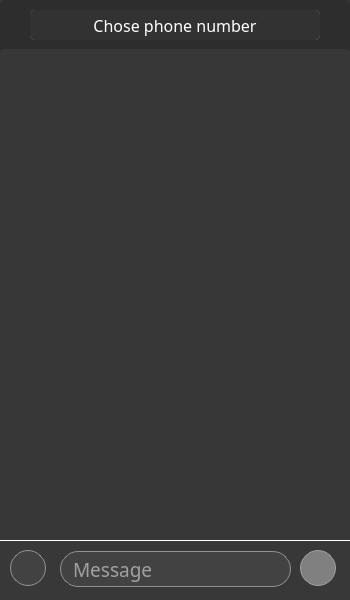
<?xml version="1.0" encoding="UTF-8"?>
<ui version="4.0">
 <class>ChatUI</class>
 <widget class="QWidget" name="ChatUI">
  <property name="enabled">
   <bool>true</bool>
  </property>
  <property name="geometry">
   <rect>
    <x>0</x>
    <y>0</y>
    <width>350</width>
    <height>600</height>
   </rect>
  </property>
  <property name="windowTitle">
   <string>Form</string>
  </property>
  <property name="styleSheet">
   <string notr="true">color:white;
background-color:rgb(55, 55, 55);
border-radius:5px;
font-family:Robotic;</string>
  </property>
  <widget class="QWidget" name="widget" native="true">
   <property name="geometry">
    <rect>
     <x>0</x>
     <y>0</y>
     <width>350</width>
     <height>51</height>
    </rect>
   </property>
   <property name="styleSheet">
    <string notr="true">background-color:rgb(45, 45, 45);
border:none;
border-bottom-right-radius:0px;
border-bottom-left-radius:0px;</string>
   </property>
   <widget class="QLineEdit" name="phone_lineEdit">
    <property name="geometry">
     <rect>
      <x>30</x>
      <y>10</y>
      <width>290</width>
      <height>30</height>
     </rect>
    </property>
    <property name="styleSheet">
     <string notr="true">color:black;
font-size:16px;
font-family:Lato;
background-color:rgb(140, 140, 140);
border:none;
border-radius:5px;</string>
    </property>
   </widget>
   <widget class="QPushButton" name="phone_btn">
    <property name="geometry">
     <rect>
      <x>30</x>
      <y>10</y>
      <width>290</width>
      <height>30</height>
     </rect>
    </property>
    <property name="styleSheet">
     <string notr="true">font-size:16px;
font-family:Robotic;
background-color:rgb(50, 50, 50);
border-radius:5px;
color:white;</string>
    </property>
    <property name="text">
     <string>Chose phone number</string>
    </property>
   </widget>
  </widget>
  <widget class="QWidget" name="widget_2" native="true">
   <property name="geometry">
    <rect>
     <x>0</x>
     <y>540</y>
     <width>350</width>
     <height>60</height>
    </rect>
   </property>
   <property name="styleSheet">
    <string notr="true">background-color:rgb(56, 56, 56);
border:none;
border-radius:0px;</string>
   </property>
   <widget class="QLineEdit" name="lineEdit">
    <property name="geometry">
     <rect>
      <x>60</x>
      <y>11</y>
      <width>231</width>
      <height>36</height>
     </rect>
    </property>
    <property name="font">
     <font>
      <family>Robotic</family>
      <pointsize>14</pointsize>
     </font>
    </property>
    <property name="styleSheet">
     <string notr="true">color:white;
background-color:rgb(66, 66, 66);
border:1px solid rgb(146, 146, 146);
border-radius:18px;
padding-left:10px;</string>
    </property>
    <property name="placeholderText">
     <string>Message</string>
    </property>
   </widget>
   <widget class="QPushButton" name="send_btn">
    <property name="enabled">
     <bool>true</bool>
    </property>
    <property name="geometry">
     <rect>
      <x>300</x>
      <y>10</y>
      <width>36</width>
      <height>36</height>
     </rect>
    </property>
    <property name="styleSheet">
     <string notr="true">QPushButton{
	background-color:gray;
	border:1px solid rgb(160, 160, 160);
	border-radius:18px;
}
QPushButton:hover{
	background-color:rgb(140, 140, 140);
}</string>
    </property>
    <property name="text">
     <string/>
    </property>
    <property name="iconSize">
     <size>
      <width>22</width>
      <height>22</height>
     </size>
    </property>
   </widget>
   <widget class="Line" name="line">
    <property name="geometry">
     <rect>
      <x>0</x>
      <y>0</y>
      <width>350</width>
      <height>1</height>
     </rect>
    </property>
    <property name="styleSheet">
     <string notr="true">background-color:white;</string>
    </property>
    <property name="orientation">
     <enum>Qt::Orientation::Horizontal</enum>
    </property>
   </widget>
   <widget class="QPushButton" name="pushButton_2">
    <property name="geometry">
     <rect>
      <x>10</x>
      <y>10</y>
      <width>36</width>
      <height>36</height>
     </rect>
    </property>
    <property name="styleSheet">
     <string notr="true">background-color:rgb(66, 66, 66);
border:1px solid rgb(146, 146, 146);
border-radius:18px;</string>
    </property>
    <property name="text">
     <string/>
    </property>
   </widget>
  </widget>
  <widget class="QWidget" name="verticalLayoutWidget">
   <property name="geometry">
    <rect>
     <x>-1</x>
     <y>49</y>
     <width>351</width>
     <height>491</height>
    </rect>
   </property>
   <layout class="QVBoxLayout" name="verticalLayout"/>
  </widget>
 </widget>
 <resources/>
 <connections/>
</ui>
